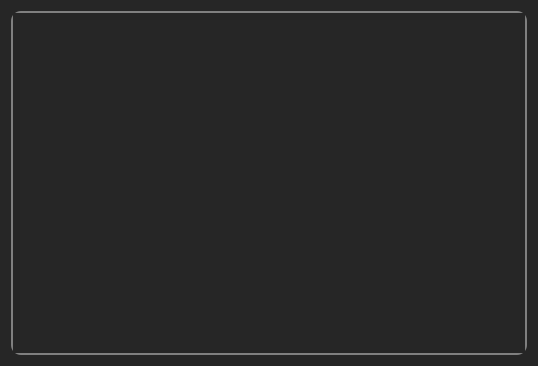
<?xml version="1.0" encoding="UTF-8"?>
<ui version="4.0">
 <class>ManagerExternalFileWIndowClass</class>
 <widget class="QDialog" name="ManagerExternalFileWIndowClass">
  <property name="geometry">
   <rect>
    <x>0</x>
    <y>0</y>
    <width>538</width>
    <height>366</height>
   </rect>
  </property>
  <property name="windowTitle">
   <string>ManagerExternalFileWIndow</string>
  </property>
  <property name="styleSheet">
   <string notr="true">QFrame
{
    border: 2px solid gray;
    border-radius: 10px;
}

QWidget
{
	background-color:#262626
}

QPushButton
{
border-radius : 10px;
border : 2px solid #585858;
color : white
}

QPushButton:enabled
{
 background-color: #6E6E6E;
  border: 2px solid #6E6E6E;
  border-radius: 10px;
}

QPushButton:hover:!pressed
{
 background-color: #999999;
color:black
}

/*CheckBoxes*/

QCheckBox::indicator
{
	width:18px;
	height:18px;
}
QCheckBox
{
	color:white;
}
QCheckBox::indicator:unchecked
 {
	border-image: url(:/Root/empty-checkbox.png);

}

QCheckBox::indicator:checked
 {
	border-image: url(:/Root/check.png);
}</string>
  </property>
  <layout class="QGridLayout" name="gridLayout">
   <item row="0" column="0">
    <widget class="QScrollArea" name="pluginsContainer">
     <property name="styleSheet">
      <string notr="true"/>
     </property>
     <property name="frameShape">
      <enum>QFrame::Box</enum>
     </property>
     <property name="widgetResizable">
      <bool>true</bool>
     </property>
     <widget class="QWidget" name="PluginCheckBoxContainer">
      <property name="geometry">
       <rect>
        <x>0</x>
        <y>0</y>
        <width>516</width>
        <height>344</height>
       </rect>
      </property>
      <layout class="QGridLayout" name="gridLayout_2"/>
     </widget>
    </widget>
   </item>
  </layout>
 </widget>
 <layoutdefault spacing="6" margin="11"/>
 <resources/>
 <connections/>
</ui>
